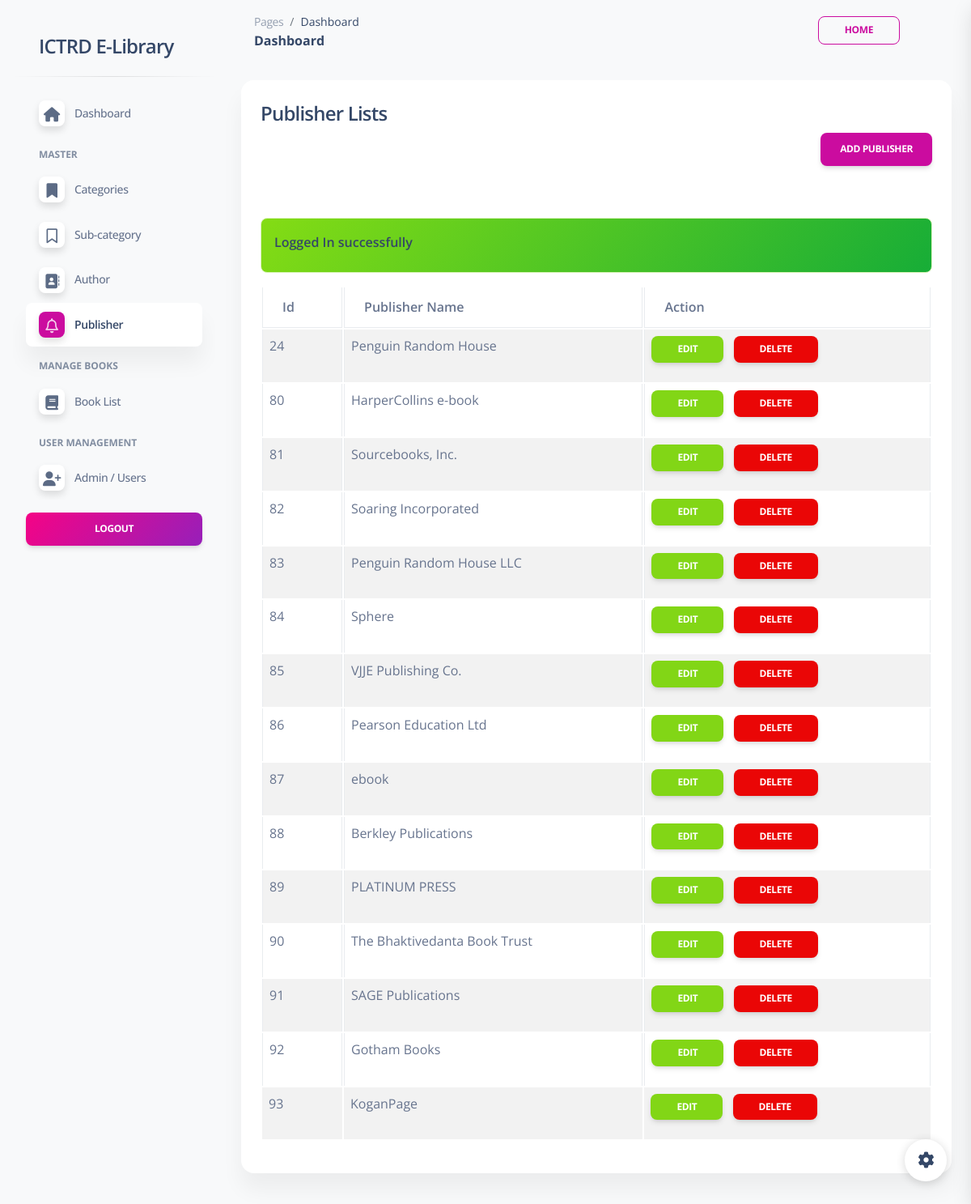
The app's page /admin/publisher.php (signed in) with its own data.
### tables this page shows
CREATE TABLE `publisher` (
  `id` int(225) UNSIGNED NOT NULL,
  `name` varchar(100) NOT NULL
);

### admin/publisher.php (the view)
<?php include('includes/header.php')  ?>
<div class="row">
    <div class="col-md-12">
        <div class="card">
            <div class="card-header">
                <h4>Publisher Lists</h4>
                <a href="publisher-create.php" class="btn btn-primary float-end" >Add Publisher</a>
            </div>
            <div class="card-body">
            <?= alertMessage(); ?>
                 <table id="myTable" class="table table-bordered table-striped">
                    <thead>
                       <tr>
                           <th>Id</th>
                           <th>Publisher Name</th>
                           <th>Action</th>
                       </tr>
                    </thead>
                    <tbody>
                        <?php
                        $publisher = getAll('publisher');
                        if(mysqli_num_rows($publisher)>0)
                        {
                              foreach($publisher as $publisherItem){
                                ?>
                            <tr>
                              <td><?= $publisherItem['id']; ?></td>
                              <td><?= $publisherItem['name']; ?></td>
                              <td>
                                <a href="publisher-edit.php?id=<?= $publisherItem['id']; ?>" class="btn btn-success btn-sm">Edit</a>
                                <a href="publisher-delete.php?id=<?= $publisherItem['id']; ?>"
                                class="btn btn-danger btn-sm mx-2"
                                onclick="return confirm('Are you sure you want to delete this data')"
                                >
                                Delete
                            </a>
                              </td>
                            </tr>
                                <?php
                              }
                        }
                        else
                        {
                            ?>
                             <tr>
                                <td colspan="7">No record Found</td>
                             </tr>
                            <?php
                        }
                        ?>
                    </tbody>
                 </table>
            </div>
        </div>
    </div>
</div>
<?php include('includes/footer.php')  ?>

### records on screen
publisher: id "24", name "Penguin Random House"
publisher: id "80", name "HarperCollins e-book"
publisher: id "81", name "Sourcebooks, Inc."
publisher: id "82", name "Soaring Incorporated"
publisher: id "83", name "Penguin Random House LLC"
publisher: id "84", name "Sphere"
publisher: id "85", name "VJJE Publishing Co."
publisher: id "86", name "Pearson Education Ltd"
publisher: id "87", name "ebook"
publisher: id "88", name "Berkley Publications"
publisher: id "89", name "PLATINUM PRESS"
publisher: id "90", name "The Bhaktivedanta Book Trust"
publisher: id "91", name "SAGE Publications"
publisher: id "92", name "Gotham Books"
publisher: id "93", name "KoganPage"

### other values on screen
$_SESSION['status'] "Logged In successfully"
